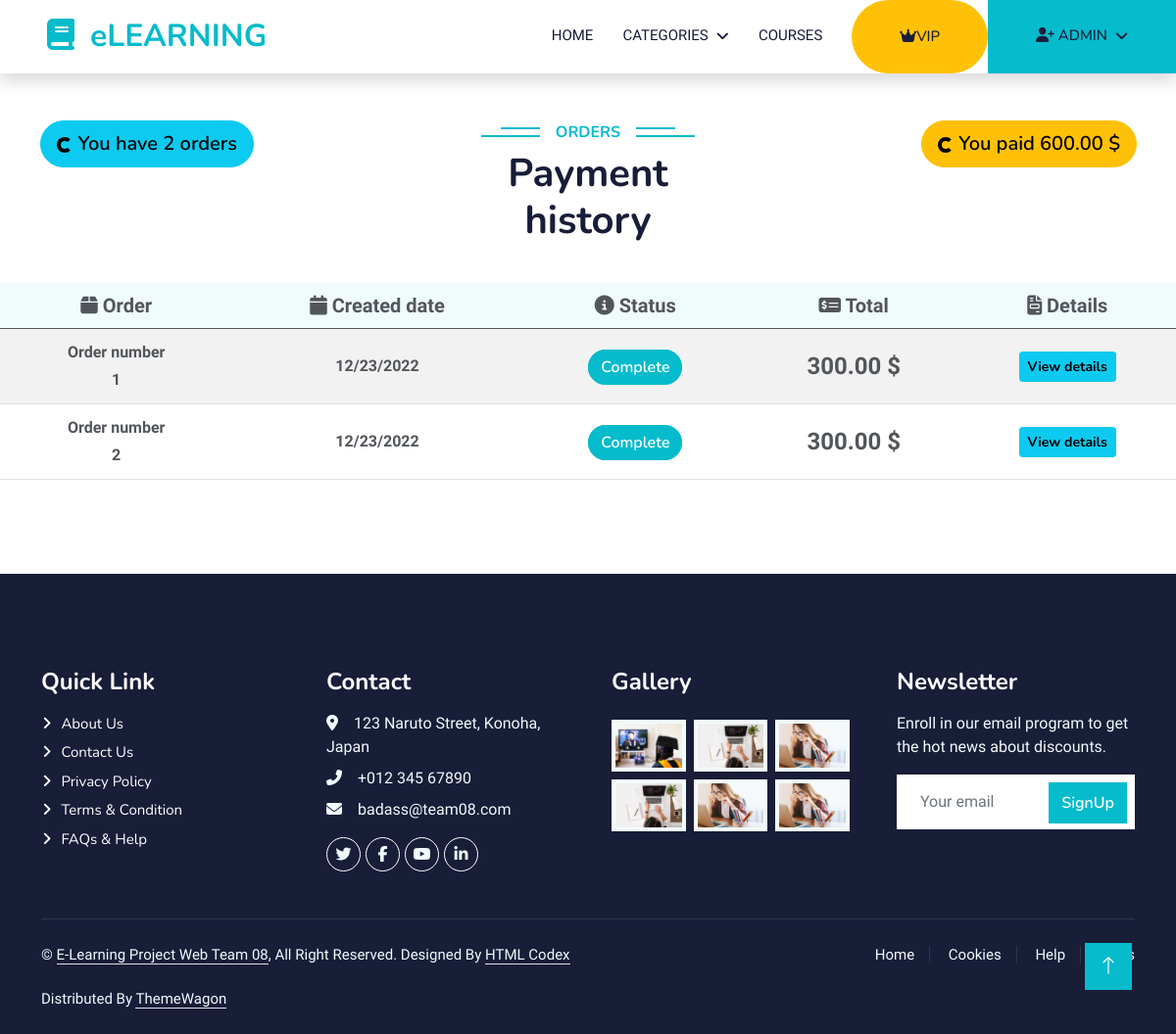
/order/payment_history/ (signed in), run on an earlier commit of the app's database.
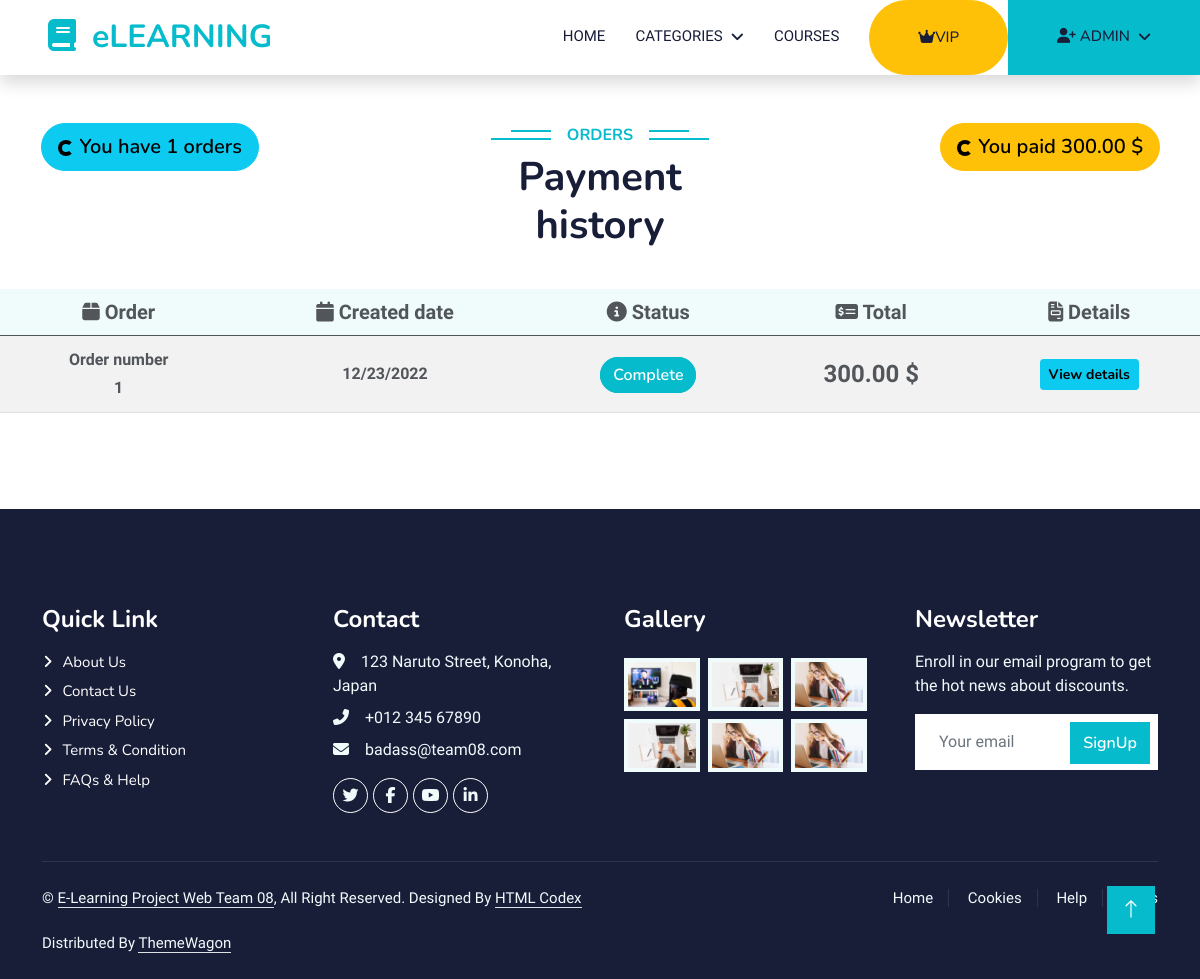
And on a later commit of the database.
### account/models.py (models this page shows, shortened)
class Account(AbstractBaseUser):
    first_name = models.CharField(max_length=255)
    last_name = models.CharField(max_length=255)
    username = models.CharField(max_length=50, unique=True)
    email = models.EmailField(unique=True)
    phone = models.CharField(max_length=255)
    birth_date = models.DateField(null=True, blank=True)
    subscription_expired = models.DateField(null=True, blank=True)
    image = ResizedImageField(
        upload_to="account/profile_pics/", null=True, blank=True, quality=100, default='account/profile_pics/doras.png')
    is_admin = models.BooleanField(default=False)
    is_active = models.BooleanField(default=False)
    is_staff = models.BooleanField(default=False)
    is_superadmin = models.BooleanField(default=False)
    USERNAME_FIELD = 'username'
    REQUIRED_FIELDS = ['email', 'first_name', 'last_name']
    objects = MyAccountManager()
    def full_name(self):
        return self.first_name + " " + self.last_name
    def on_subscription(self):
        if self.subscription_expired and self.subscription_expired > datetime.date.today():
            return True
        else:
            return False

### order/models.py (models this page shows, shortened)
class Order(models.Model):
    PAYMENT_STATUS_PENDING = 'P'
    PAYMENT_STATUS_COMPLETE = 'C'
    PAYMENT_STATUS_FAILED = 'F'
    PAYMENT_STATUS_CHOICES = [
        (PAYMENT_STATUS_PENDING, 'Pending'),
        (PAYMENT_STATUS_COMPLETE, 'Complete'),
        (PAYMENT_STATUS_FAILED, 'Failed')
    ]
    placed_at = models.DateTimeField(auto_now_add=True)
    total = models.DecimalField(max_digits=8, decimal_places=2,
                                validators=[MinValueValidator(0)], blank=True, null=True)
    payment_status = models.CharField(
        max_length=1, choices=PAYMENT_STATUS_CHOICES, default=PAYMENT_STATUS_PENDING)
    user = models.ForeignKey(Account, on_delete=models.CASCADE)
    def get_payment_status(self):
        return self.get_payment_status_display()
    def get_order_details(self):
        return self.orderdetail_set.all()

### order/views.py (the view)
# urls.py: path('payment_history/', views.payment_history, name='payment_history'),
@login_required
def payment_history(request, total_paid=0):
    orders = Order.objects.filter(user=request.user)
    for order in orders:
        total_paid += order.total
    context = {
        'orders': orders,
        'total_paid': total_paid
    }
    return render(request, 'order/payment_history.html', context=context)

### course/context_processors.py (called while the page is built)
def menu_links(request):
    links = Category.objects.all()
    return dict(links=links)

### order/models.py (called while the page is built)
    def get_subscription_type(self):
        return self.get_subscription_type_display() + str(' Subscription')

### templates/order/payment_history.html (shortened to what this page needs)
{% extends 'base.html' %} {% load static %} {% block content %}
<div class="container-fluid py-5">
  <div
    class="text-center wow fadeInUp row justify-content-between"
    data-wow-delay="0.1s"
  >
    <div class="col-md-3">
      <button class="btn btn-info btn-lg rounded-pill">
        <span class="spinner-border spinner-border-sm"></span>
        You have {{orders.count}} orders
      </button>
    </div>
    <div class="col-md-3">
      <h6 class="section-title bg-white text-center text-primary px-3">
        Orders
      </h6>
      <h1 class="mb-4">Payment history</h1>
    </div>
    <div class="col-md-3">
      <button class="btn btn-warning btn-lg rounded-pill">
        <span class="spinner-border spinner-border-sm"></span>
        You paid {{total_paid}} $
      </button>
    </div>
    <table
      class="table table-striped table-responsive align-middle mb-0 bg-white mt-3"
    >
      <thead class="bg-light text-center fs-5">
        <tr>
          <th><i class="fa-solid fa-box"></i> Order</th>
          <th><i class="fa-solid fa-calendar"></i> Created date</th>
          <th><i class="fa-solid fa-circle-info"></i> Status</th>
          <th><i class="fa-solid fa-money-check-dollar"></i> Total</th>
          <th><i class="fa-sharp fa-solid fa-file-invoice"></i> Details</th>
        </tr>
      </thead>
      <tbody class="text-center">
        {% for order in orders %}
        <tr>
          <td>
            <p class="fw-bold m-1">Order number</p>
            <p class="fw-bold m-1">{{forloop.counter}}</p>
          </td>
          <td>
            <p class="fw-semi-bold m-1 fw-5">
              {{order.placed_at|date:"SHORT_DATE_FORMAT"}}
            </p>
          </td>
          <td>
            <span
              class="btn {% if order.get_payment_status == 'Complete' %} btn-primary {% elif order.get_payment_status == 'Pending' %} btn-warning {% else %} btn-danger {% endif %} rounded-pill d-inline m-1"
              >{{order.get_payment_status}}</span
            >
          </td>
          <td class="fw-semi-bold fs-4">{{order.total}} $</td>
          <td>
            <button
              type="button"
              class="btn btn-info btn-rounded btn-sm fw-bold"
              data-mdb-ripple-color="dark"
              data-bs-toggle="modal"
              data-bs-target="#mymodal{{order.id}}"
            >
              View details
            </button>
          </td>
        </tr>
        {% endfor %}
      </tbody>
    </table>
  </div>
</div>
{% endblock content %}

### templates/base.html (shortened to what this page needs)
{% load static %}
<!DOCTYPE html>
<html lang="en">
<head>
  <link href="https://cdnjs.cloudflare.com/ajax/libs/font-awesome/5.10.0/css/all.min.css" rel="stylesheet" />
  <link rel="stylesheet" href="https://cdn.jsdelivr.net/npm/bootstrap-icons@1.10.2/font/bootstrap-icons.css">
  <link href="{% static 'general/lib/owlcarousel/assets/owl.carousel.min.css' %}" rel="stylesheet" />
  <link href="{% static 'general/lib/owlcarousel/assets/owl.carousel.min.css' %}" rel="stylesheet" />
  <link href="{% static 'general/css/bootstrap.min.css' %}" rel="stylesheet" />
  <link href="{% static 'general/css/style.css' %}" rel="stylesheet" />
<body>
  {% include 'includes/navbar.html' %}
  {% block content %}{% endblock content %}
  {% include 'includes/footer.html' %}
  <a href="#" class="btn btn-lg btn-primary btn-lg-square back-to-top"><i class="bi bi-arrow-up"></i></a>
</body>
</html>

### templates/includes/navbar.html (shortened to what this page needs)
{% load static %}
<nav
  class="navbar navbar-expand-lg bg-white navbar-light shadow sticky-top p-0"
>
  <a
    href="{% url 'home' %}"
    class="navbar-brand d-flex align-items-center px-4 px-lg-5"
  >
    <h2 class="m-0 text-primary"><i class="fa fa-book me-3"></i>eLEARNING</h2>
  </a>
  <div class="collapse navbar-collapse" id="navbarCollapse">
    <div class="navbar-nav ms-auto p-4 p-lg-0 text-center">
      <a
        href="{% url 'home' %}"
        class="nav-item nav-link {% if request.resolver_match.url_name == 'home' %} active {% endif %}"
        >Home</a
      >
      <div class="nav-item dropdown">
        <a href="#" class="nav-link dropdown-toggle" data-bs-toggle="dropdown"
          >Categories</a
        >
      </div>
      <a
        href="{% url 'course' %}"
        class="nav-item nav-link {% if request.resolver_match.url_name == 'course' %} active {% endif %}"
        >Courses</a
      >
      {% if request.user.on_subscription == True %}
      <button
        href="#"
        class="nav-link btn btn-warning rounded-pill my-3 my-lg-0 py-4 px-lg-5 me-0 d-lg-block"
      >
        <i class="fa-solid fa-crown"> </i>VIP
      </button>
      {% endif %} {% if user.is_authenticated %}
      <div class="nav-item dropdown">
        <a
          href="#"
          class="nav-link dropdown-toggle btn btn-primary py-4 px-lg-5 d-lg-block me-0"
          data-bs-toggle="dropdown"
          ><i class="fa-solid fa-user-plus"></i> {{user.first_name}}</a
        >
      </div>
      {% else %}
      <a
        href="{% url 'signup' %}"
        class="nav-link btn btn-primary py-4 px-lg-5 d-lg-block me-0"
        >Join Now<i class="fa fa-arrow-right ms-3"></i
      ></a>
      {% endif %}
    </div>
  </div>
</nav>

### templates/includes/footer.html
{% load static %}
<div
  class="container-fluid bg-dark text-light footer pt-5 mt-5 wow fadeIn"
  data-wow-delay="0.1s"
>
  <div class="container py-5">
    <div class="row g-5">
      <div class="col-lg-3 col-md-6">
        <h4 class="text-white mb-3">Quick Link</h4>
        <a class="btn btn-link" href="">About Us</a>
        <a class="btn btn-link" href="">Contact Us</a>
        <a class="btn btn-link" href="">Privacy Policy</a>
        <a class="btn btn-link" href="">Terms & Condition</a>
        <a class="btn btn-link" href="">FAQs & Help</a>
      </div>
      <div class="col-lg-3 col-md-6">
        <h4 class="text-white mb-3">Contact</h4>
        <p class="mb-2">
          <i class="fa fa-map-marker-alt me-3"></i>123 Naruto Street, Konoha,
          Japan
        </p>
        <p class="mb-2"><i class="fa fa-phone-alt me-3"></i>+012 345 67890</p>
        <p class="mb-2"><i class="fa fa-envelope me-3"></i>badass@team08.com</p>
        <div class="d-flex pt-2">
          <a class="btn btn-outline-light btn-social" href=""
            ><i class="fab fa-twitter"></i
          ></a>
          <a class="btn btn-outline-light btn-social" href=""
            ><i class="fab fa-facebook-f"></i
          ></a>
          <a class="btn btn-outline-light btn-social" href=""
            ><i class="fab fa-youtube"></i
          ></a>
          <a class="btn btn-outline-light btn-social" href=""
            ><i class="fab fa-linkedin-in"></i
          ></a>
        </div>
      </div>
      <div class="col-lg-3 col-md-6">
        <h4 class="text-white mb-3">Gallery</h4>
        <div class="row g-2 pt-2">
          <div class="col-4">
            <img
              class="img-fluid bg-light p-1"
              src="{% static 'general/img/course-1.jpg' %}"
              alt=""
            />
          </div>
          <div class="col-4">
            <img
              class="img-fluid bg-light p-1"
              src="{% static 'general/img/course-2.jpg' %}"
              alt=""
            />
          </div>
          <div class="col-4">
            <img
              class="img-fluid bg-light p-1"
              src="{% static 'general/img/course-3.jpg' %}"
              alt=""
            />
          </div>
          <div class="col-4">
            <img
              class="img-fluid bg-light p-1"
              src="{% static 'general/img/course-2.jpg' %}"
              alt=""
            />
          </div>
          <div class="col-4">
            <img
              class="img-fluid bg-light p-1"
              src="{% static 'general/img/course-3.jpg' %}"
              alt=""
            />
          </div>
          <div class="col-4">
            <img
              class="img-fluid bg-light p-1"
              src="{% static 'general/img/course-3.jpg' %}"
              alt=""
            />
          </div>
        </div>
      </div>
      <div class="col-lg-3 col-md-6">
        <h4 class="text-white mb-3">Newsletter</h4>
        <p>Enroll in our email program to get the hot news about discounts.</p>
        <div class="position-relative mx-auto" style="max-width: 400px">
          <input
            class="form-control border-0 w-100 py-3 ps-4 pe-5"
            type="text"
            placeholder="Your email"
          />
          <button
            type="button"
            class="btn btn-primary py-2 position-absolute top-0 end-0 mt-2 me-2"
          >
            <a href="/account/signup">SignUp</a>
          </button>
        </div>
      </div>
    </div>
  </div>
  <div class="container">
    <div class="copyright">
      <div class="row">
        <div class="col-md-6 text-center text-md-start mb-3 mb-md-0">
          &copy;
          <a class="border-bottom" href="#">E-Learning Project Web Team 08</a>,
          All Right Reserved. Designed By
          <a class="border-bottom" href="https://htmlcodex.com">HTML Codex</a
          ><br /><br />
          Distributed By
          <a class="border-bottom" href="https://themewagon.com">ThemeWagon</a>
        </div>
        <div class="col-md-6 text-center text-md-end">
          <div class="footer-menu">
            <a href="">Home</a>
            <a href="">Cookies</a>
            <a href="">Help</a>
            <a href="">FQAs</a>
          </div>
        </div>
      </div>
    </div>
  </div>
</div>

### static/general/css/style.css (style rules this page uses)
:root { --primary: #06bbcc; --light: #f0fbfc; --dark: #181d38; }
a { color: white; }
.fw-semi-bold { font-weight: 700 !important; }
.back-to-top { position: fixed; display: none; right: 45px; bottom: 45px; z-index: 99; }
.btn { font-family: "Nunito", sans-serif; font-weight: 600; transition: 0.5s; }
.btn.btn-primary, .btn.btn-secondary { color: #ffffff; }
.btn-lg-square { width: 48px; height: 48px; }
.btn-square, .btn-sm-square, .btn-lg-square { padding: 0; display: flex; align-items: center; justify-content: center; font-weight: normal; border-radius: 0px; }
.navbar .dropdown-toggle::after { border: none; content: "\f107"; font-family: "Font Awesome 5 Free"; font-weight: 900; vertical-align: middle; margin-left: 8px; }
.navbar-light .navbar-nav .nav-link { margin-right: 30px; padding: 25px 0; color: #ffffff; font-size: 15px; text-transform: uppercase; outline: none; }
.navbar-light .navbar-brand, .navbar-light a.btn { height: 75px; }
.navbar-light .navbar-nav .nav-link { color: var(--dark); font-weight: 500; }
.navbar-light.sticky-top { top: -100px; transition: 0.5s; }
.section-title { position: relative; display: inline-block; text-transform: uppercase; }
.section-title::before { position: absolute; content: ""; width: calc(100% + 80px); height: 2px; top: 4px; left: -40px; background: var(--primary); z-index: -1; }
.section-title::after { position: absolute; content: ""; width: calc(100% + 120px); height: 2px; bottom: 5px; left: -60px; background: var(--primary); z-index: -1; }
.footer .btn.btn-social { margin-right: 5px; width: 35px; height: 35px; display: flex; align-items: center; justify-content: center; color: var(--light); font-weight: normal; border: 1px solid #ffffff; border-radius: 35px; transition: 0.3s; }
.footer .btn.btn-link { display: block; margin-bottom: 5px; padding: 0; text-align: left; color: #ffffff; font-size: 15px; font-weight: normal; text-transform: capitalize; transition: 0.3s; }
.footer .btn.btn-link::before { position: relative; content: "\f105"; font-family: "Font Awesome 5 Free"; font-weight: 900; margin-right: 10px; }
.footer .copyright { padding: 25px 0; font-size: 15px; border-top: 1px solid rgba(256, 256, 256, 0.1); }
.footer .copyright a { color: var(--light); }
.footer .footer-menu a { margin-right: 15px; padding-right: 15px; border-right: 1px solid rgba(255, 255, 255, 0.1); }
.footer .footer-menu a:last-child { margin-right: 0; padding-right: 0; border-right: none; }

What changed in the data, as far as the page shows it:
removed Order: placed_at "12/23/2022", get_payment_status "Complete", total "300.00"
Also different on the page:
{{ orders.count }}: "2" → "1"
{{ total_paid }}: "600.00" → "300.00"
